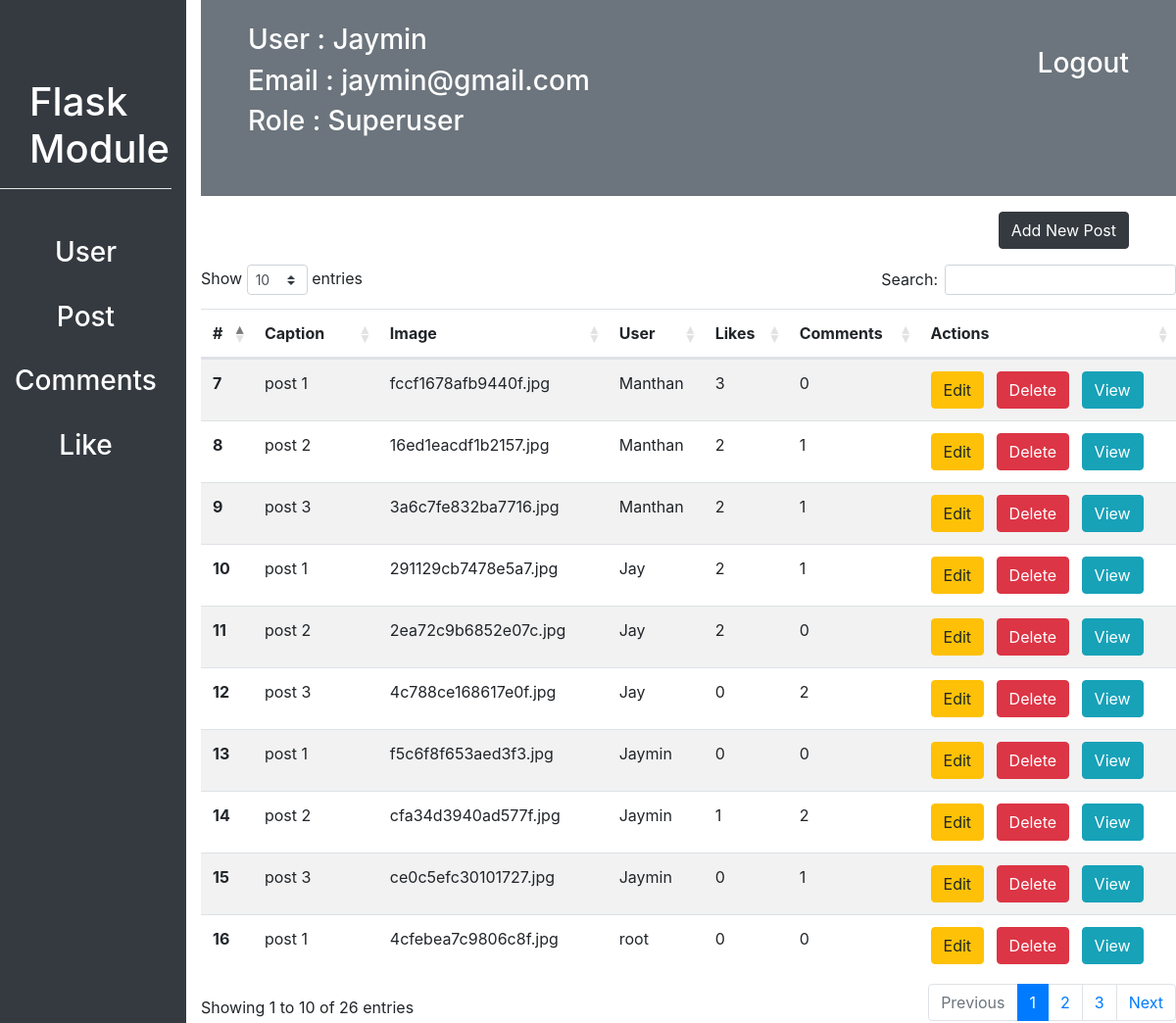
/post/post_list (signed in), run on the app's committed database.
### flask_module/user/models.py (models this page shows, shortened)
class User(db.Model, UserMixin):
    id = db.Column(db.Integer, primary_key=True)
    username = db.Column(db.String(20), unique=True, nullable=False)
    email = db.Column(db.String(30), unique=True, nullable=False)
    profile_picture = db.Column(db.String(70), nullable=False, default="defualt_img.jpg")
    password = db.Column(db.String(15), nullable=False)
    like = db.relationship("Likes", backref="user", lazy=True, cascade = "all, delete, delete-orphan", )
    post = db.relationship("Post", backref="user", lazy=True, cascade = "all, delete, delete-orphan", )
    comment = db.relationship("Comments", backref="user", lazy=True, cascade = "all, delete, delete-orphan", )
    following = db.relationship("User",
                    secondary=connected_user,
                    primaryjoin=id==connected_user.c.parent_id,
                    secondaryjoin=id==connected_user.c.children_id,
                    backref="followed_by")
    role_id = db.Column(db.Integer, db.ForeignKey("role.id"), nullable=False)

class Role(db.Model):
    id = db.Column(db.Integer, primary_key=True)
    name = db.Column(db.String(20), unique=True, nullable=False)
    user = db.relationship("User", backref="role")

### flask_module/posts/models.py (models this page shows, shortened)
class Post(db.Model):
    id = db.Column(db.Integer, primary_key=True)
    image = db.Column(db.String(70), nullable=False)
    caption = db.Column(db.String(20), nullable=False)
    created_at = db.Column(db.DateTime, nullable=False, default=datetime.now())
    user_id = db.Column(db.Integer, db.ForeignKey("user.id"), nullable=False)
    comment = db.relationship("Comments", backref="post", lazy=True, cascade = "all, delete, delete-orphan", )
    likes = db.relationship("Likes", backref="post", lazy=True, cascade = "all, delete, delete-orphan", )

### flask_module/customadmin/posts/routes.py (the view)
@post.route("/post_list")
@login_required
def post_list():
    posts = Post.query.all()
    return render_template("customadmin/posts/post_list.html", posts=posts)

### flask_module/customadmin/routes.py (called while the page is built)
def login_required(f):
    @wraps(f)
    def decorated_function(*args, **kwargs):
        if current_user.is_authenticated is False:
            return redirect(url_for('customadmin.login'))
        return f(*args, **kwargs)
    return decorated_function

### flask_module/user/models.py (called while the page is built)
@login_manager.user_loader
def load_user(user_id):
    return User.query.filter_by(id=int(user_id)).first()

### flask_module/templates/customadmin/posts/post_list.html
{% extends "customadmin/dashboard.html" %}
{% block contant %}
    {% if current_user.role.name == "Superuser" %}
    <div class="text-right">
      <a href="{{url_for('customadmin.post.add_post')}}"><h3 class="mx-5 my-3 btn btn-dark">Add New Post</h3></a>
    </div>
    {% endif %}
<table id="post-table" class="table table-striped m-auto mt-2">
    <thead>
      <tr>
        <th scope="col">#</th>
        <th scope="col">Caption</th>
        <th scope="col">Image</th>
        <th scope="col">User</th>
        <th scope="col">Likes</th>
        <th scope="col">Comments</th>
        <th scope="col">Actions</th>
      </tr>
    </thead>
    <tbody>
    {% for post in posts %}
      <tr>
        <th scope="row">{{post.id}}</th>
        <td>{{post.caption}}</td>
        <td>{{post.image}}</td>
        <td>{{post.user.username}}</td>
        <td>{{post.likes|length}}</td>
        <td>{{post.comment|length}}</td>
        <td>
            {% if current_user.role.name == "Superuser" %}
            <a href="{{url_for('customadmin.post.post_update', post_id=post.id)}}" class="btn btn-warning">Edit</a>
            <a href="" class="btn btn-danger mx-2 delete-post-customadmin" data-postid="{{post.id}}">Delete</a>
            {% endif %}
            <a href="{{url_for('customadmin.post.post_detail', post_id=post.id)}}" class="btn btn-info">View</a></td>
      </tr>
    {% endfor %}
    </tbody>
  </table>
{% endblock contant %}

### flask_module/templates/customadmin/dashboard.html (shortened to what this page needs)
<!DOCTYPE html>
<html lang="en">
<head>
    <link rel="stylesheet" href="{{ url_for('static', filename='css/bootstrap.css') }}">
    <link rel="stylesheet" href="{{url_for('static', filename="css/datatable.css")}}">
    <link rel="stylesheet" href="{{url_for('static', filename="css/datatable.min.css")}}">
</head>
<body>
    <div class="row" id="sidebar">
        <div class="col bg-dark">
            <div id="module-title">
                <h1 class="text-white">Flask Module</h1>
            </div>
            <hr style="background: white">
            <div class="mt-5 text-center">
                <a href="{{url_for('customadmin.dashboard', username=current_user.username)}}"><h3 class="text-white">User</h3></a><br>
                <a href="{{url_for('customadmin.post.post_list')}}"><h3 class="text-white">Post</h3></a><br>
                <a href="{{url_for('customadmin.comment.comments_list')}}"><h3 class="text-white">Comments</h3></a><br>
                <a href="{{url_for('customadmin.like.like_list')}}"><h3 class="text-white">Like</h3></a><br>
            </div>
        </div>
        <div class="col-10">
            <div id="navbar" class="bg-secondary">
                <a href="{{url_for('customadmin.logout')}}"><h3 class="float-right px-5 pt-5 text-white">Logout</h3></a>
                <h3 class="text-white pt-4 px-5">User : {{current_user.username}}</h3>
                <h3 class="text-white px-5">Email : {{current_user.email}}</h3>
                <h3 class="text-white px-5">Role : {{current_user.role.name}}</h3>
            </div>
            {% block contant %}{% endblock contant %}
        </div>
    </div>
</body>
</html>

### flask_module/templates/customadmin/dashboard.html (style rules this page uses)
#sidebar { height: 900px; }
#module-title { margin-top: 80px; margin-left: 30px; }
#navbar { height: 200px; }

### data on the page
User: username "Jaymin", email "jaymin@gmail.com"
Role: role.name "Superuser"
Post: id "7", caption "post 1", image "fccf1678afb9440f.jpg", user.username "Manthan", likes|length "3", comment|length "0"
Post: id "8", caption "post 2", image "16ed1eacdf1b2157.jpg", user.username "Manthan", likes|length "2", comment|length "1"
Post: id "9", caption "post 3", image "3a6c7fe832ba7716.jpg", user.username "Manthan", likes|length "2", comment|length "1"
Post: id "10", caption "post 1", image "291129cb7478e5a7.jpg", user.username "Jay", likes|length "2", comment|length "1"
Post: id "11", caption "post 2", image "2ea72c9b6852e07c.jpg", user.username "Jay", likes|length "2", comment|length "0"
Post: id "12", caption "post 3", image "4c788ce168617e0f.jpg", user.username "Jay", likes|length "0", comment|length "2"
Post: id "13", caption "post 1", image "f5c6f8f653aed3f3.jpg", user.username "Jaymin", likes|length "0", comment|length "0"
Post: id "14", caption "post 2", image "cfa34d3940ad577f.jpg", user.username "Jaymin", likes|length "1", comment|length "2"
Post: id "15", caption "post 3", image "ce0c5efc30101727.jpg", user.username "Jaymin", likes|length "0", comment|length "1"
Post: id "16", caption "post 1", image "4cfebea7c9806c8f.jpg", user.username "root", likes|length "0", comment|length "0"
